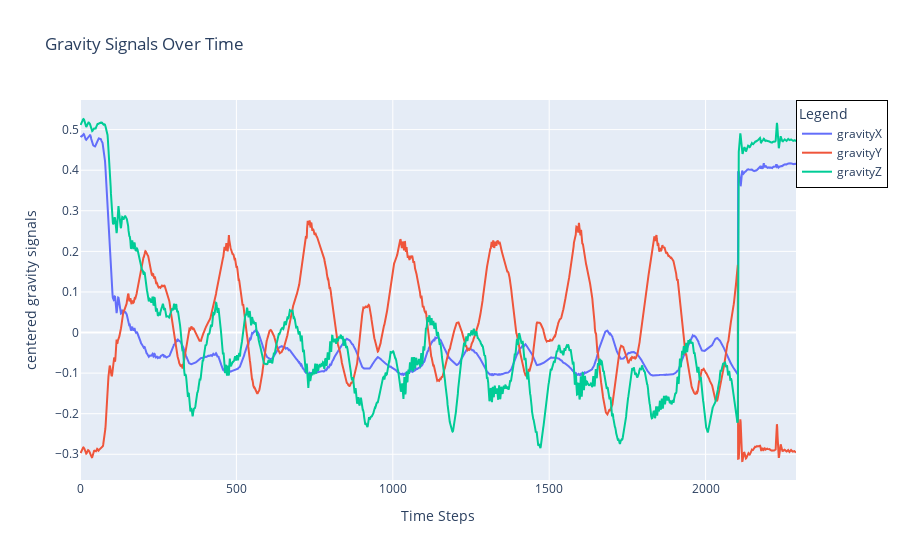

This figure's notebook cell:
### Code cell
analyze_centered_signals(bench[15], "centered gravity signals")

### Figure 1 — Plotly figure (JSON) as saved in the notebook; plotly's stock layout.template omitted (floating-point values rounded to 4 significant figures; data arrays with more than 128 entries replaced by an {"elided": "..."} marker saying what was removed)
{"data": [{"name": "gravityX", "type": "scatter", "x": {"elided": "2290 int values"}, "y": {"elided": "2290 float values"}}, {"name": "gravityY", "type": "scatter", "x": {"elided": "2290 int values"}, "y": {"elided": "2290 float values"}}, {"name": "gravityZ", "type": "scatter", "x": {"elided": "2290 int values"}, "y": {"elided": "2290 float values"}}], "layout": {"autosize": true, "hovermode": "x unified", "legend": {"bordercolor": "Black", "borderwidth": 1, "title": {"text": "Legend"}, "x": 1, "y": 1}, "title": {"text": "Gravity Signals Over Time"}, "xaxis": {"autorange": true, "range": [0, 2289], "title": {"text": "Time Steps"}, "type": "linear"}, "yaxis": {"autorange": true, "range": [-0.3634, 0.573], "title": {"text": "centered gravity signals"}, "type": "linear"}}}
